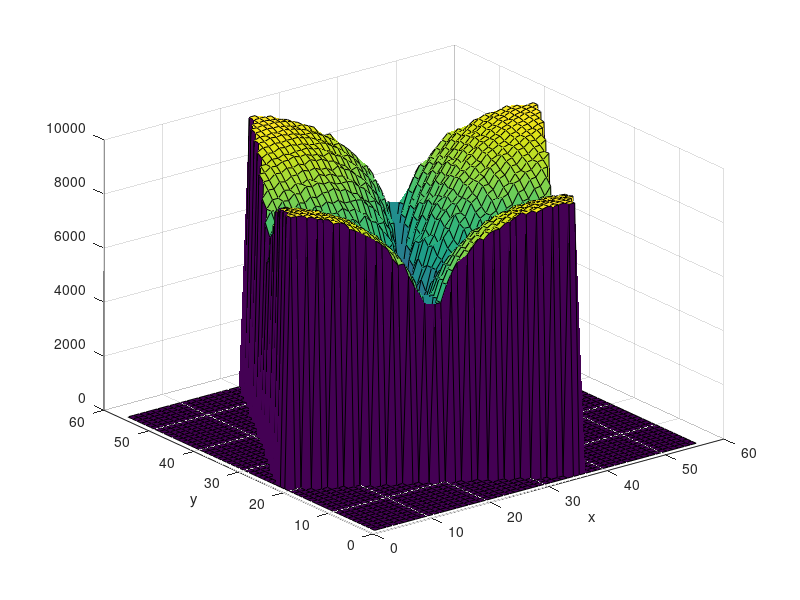

MATLAB code to generate this figure: (Note: this script raises an error after producing the figure.)
clear all
close all
resolution=40;
range=10;
depthTolerance = 5;
angle=30;
%Due to peculiarities of plotting, consider x=tMat,y=xMat
Offsets.xSet=-range:2*range/resolution:range;
Offsets.tSet=-range:2*range/resolution:range;
[Offsets.tMat,Offsets.xMat]=meshgrid(-range:2*range/resolution:range,-range:2*range/resolution:range);
DesignParams.aspectRatio='Test';
DesignParams.rotationCenter='Test';
Z=abs(range.^2-(abs(Offsets.tMat)-range).^2).^0.5;
ZR=Z+imrotate(Z,90);
Z=imrotate(ZR,angle);
newSize=size(Z,1);
newSizeHalved=floor(newSize/2);
Offsets.xSet=1:newSize;
Offsets.tSet=1:newSize;
[Offsets.tMat,Offsets.xMat]=meshgrid(1:newSize,1:newSize);
depthTolerance=0.05*max(Z(:));
Z=500*Z;
figure(1)
surf(Offsets.tMat,Offsets.xMat,Z)
xlabel('x')
ylabel('y')
watershedInitial=flooding_solver_2d(Z,'8adj');
PlotLimits=find2DPlotLimits(watershedInitial,1,Offsets);
plotOpaque3DHeightMap(watershedInitial,Z,Offsets,PlotLimits,DesignParams,resolution)


watersheds=merge_watersheds_by_depth(Z,watershedInitial,depthTolerance);
watersheds=merge_dams(Z,watersheds);
plotOpaque3DHeightMap(watersheds,Z,Offsets,PlotLimits,DesignParams,resolution)

function [PlotLimits]=find2DPlotLimits(watersheds,borderSize,Offsets)
[iWatersheds,jWatersheds]=find(watersheds~=1);
PlotLimits.iMin=max(min(iWatersheds)-borderSize,1);
PlotLimits.iMax=min(max(iWatersheds)+borderSize,size(Offsets.xMat,1));
PlotLimits.jMin=max(min(jWatersheds)-borderSize,1);
PlotLimits.jMax=min(max(jWatersheds)+borderSize,size(Offsets.xMat,2));
end